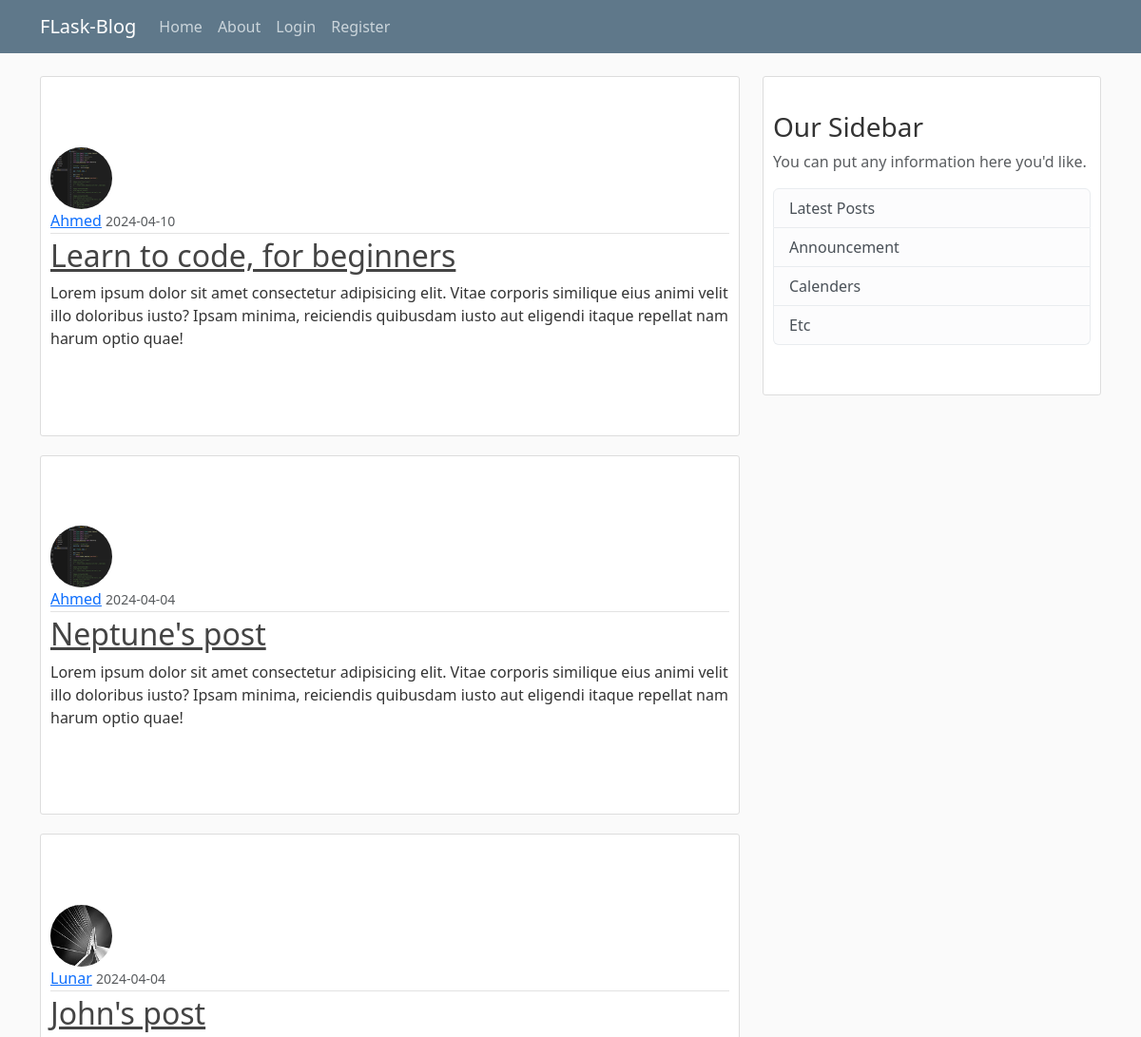
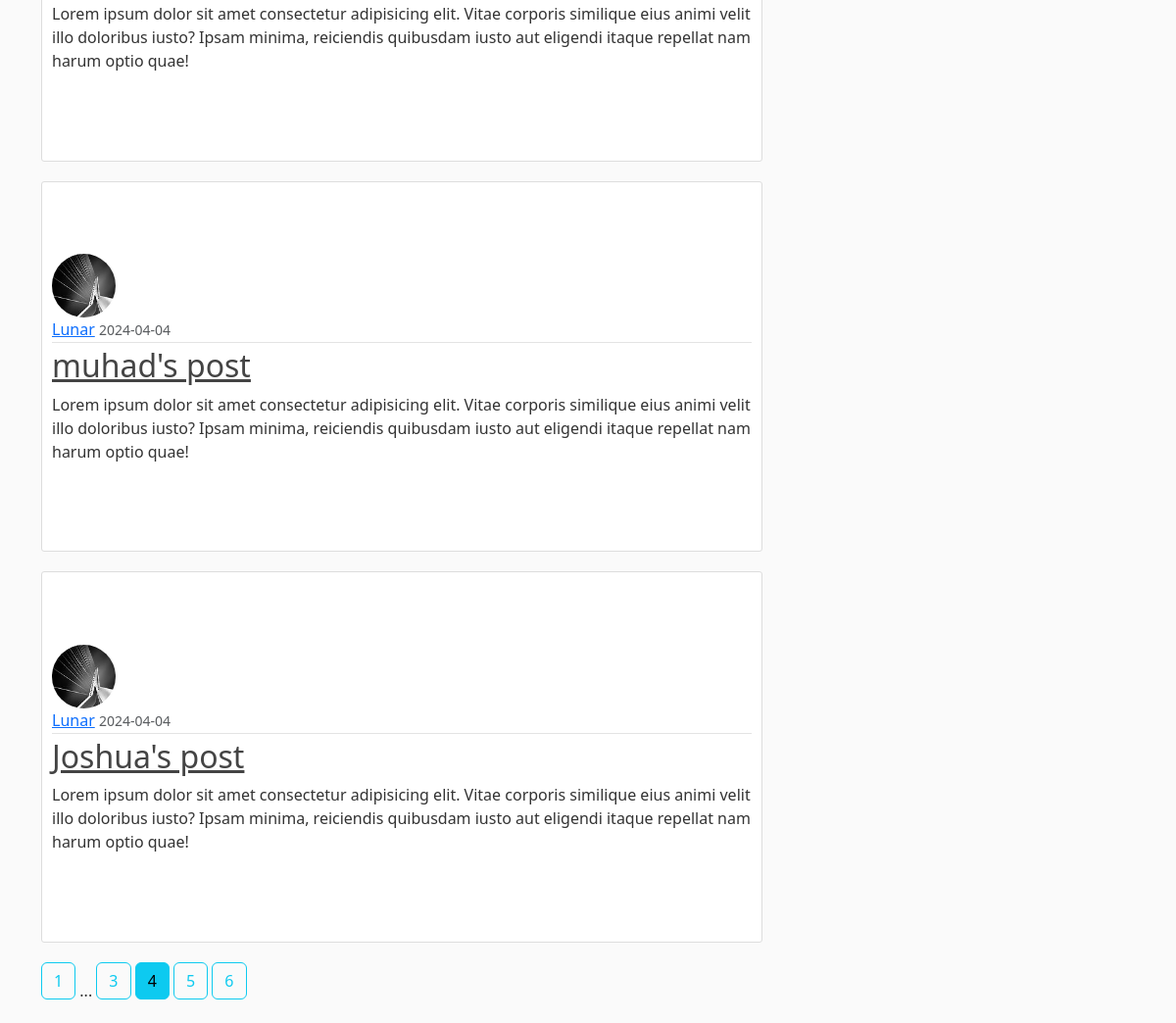
/home?page=4, run on the app's committed database (2 pictures, top to bottom).
### flaskblog/models.py (models this page shows, shortened)
class Post(db.Model):
    id =  db.Column(db.Integer, primary_key=True)
    title = db.Column(db.String(100), nullable=False)
    date_posted = db.Column(db.DateTime, nullable=False, default=datetime.utcnow)
    content = db.Column(db.Text, nullable=False)
    user_id = db.Column(db.Integer, db.ForeignKey('user.id'), nullable=False)

class User(db.Model, UserMixin):
    id = db.Column(db.Integer, primary_key = True)
    username = db.Column(db.String(20), unique=True, nullable=False)
    email = db.Column(db.String(120), unique=True, nullable=False)
    image_file = db.Column(db.String(20), nullable=False, default='default.jpg')
    password = db.Column(db.String(60), nullable=False)
    Posts = db.relationship('Post', backref='author',  lazy=True)

### flaskblog/main/routes.py (the view)
@main.route('/')
@main.route("/home")
def home():
    page = request.args.get('page', 1, type=int)
    posts = Post.query.order_by(Post.date_posted.desc()).paginate(page=page, per_page=5)
    return render_template('home.html', posts=posts)

### flaskblog/templates/home.html
{% extends "layout.html" %}
{% block content%}
    {% for post in posts.items %}
        <article class="media content-section">
            <img class="rounded-circle article-img" src="{{url_for('static', filename='profile_pics/' + post.author.image_file) }}">
            <div class="media-body">
                <div class="article-metadata">
                    <a class="mr-2" href="{{ url_for('posts.new_post',username=post.author.username) }}">{{ post.author.username }}</a>
                    <small class="text-muted">{{ post.date_posted.strftime('%Y-%m-%d') }}</small>
                </div>
                <h2><a class="article-title" href="{{ url_for('posts.post', post_id=post.id) }}">{{ post.title }}</a></h2>
                <p class="article-content">{{ post.content }}</p>
            </div>
        </article>
    {% endfor %}
    {% for page_num in posts.iter_pages(left_edge=1, right_edge=1, left_current=1, right_current=2) %}
    {% if page_num %}
    {% if posts.page == page_num %}
    <a class="btn btn-info mb-4" href="{{ url_for('main.home', page=page_num) }}">{{ page_num }}</a>
    {% else %}
    <a class="btn btn-outline-info mb-4" href="{{ url_for('main.home', page=page_num) }}">{{ page_num }}</a>
    {% endif %}
    {% else %}
    ...
    {% endif %}
    {% endfor %}
{% endblock content %}

### flaskblog/static/main.css (style rules this page uses)
body { background: #fafafa; color: #333333; margin-top: 5rem; }
.content-section { background: #ffffff; padding: 10% 10px; border: 1px solid #dddddd; border-radius: 3px; margin-bottom: 20px; list-style: none; }
.article-title { color: #444444; }
.article-content { white-space: pre-line; }
.article-img { height: 65px; width: 65px; margin-right: 16px; }
.article-metadata { padding-bottom: 1px; margin-bottom: 4px; border-bottom: 1px solid #e3e3e3; }

### data on the page
Post: image_file (picture), author.username "Ahmed", date_posted "2024-04-10", title "Learn to code, for beginners", content "Lorem ipsum dolor sit amet consectetur adipisicing elit. Vitae corporis similique eius animi velit illo doloribus iusto? Ipsam minima, reiciendis quibusdam iusto aut eligendi itaque repellat nam harum optio quae!"
Post: image_file (picture), author.username "Ahmed", date_posted "2024-04-04", title "Neptune's post", content "Lorem ipsum dolor sit amet consectetur adipisicing elit. Vitae corporis similique eius animi velit illo doloribus iusto? Ipsam minima, reiciendis quibusdam iusto aut eligendi itaque repellat nam harum optio quae!"
Post: image_file (placeholder picture), author.username "Lunar", date_posted "2024-04-04", title "John's post", content "Lorem ipsum dolor sit amet consectetur adipisicing elit. Vitae corporis similique eius animi velit illo doloribus iusto? Ipsam minima, reiciendis quibusdam iusto aut eligendi itaque repellat nam harum optio quae!"
Post: image_file (placeholder picture), author.username "Lunar", date_posted "2024-04-04", title "muhad's post", content "Lorem ipsum dolor sit amet consectetur adipisicing elit. Vitae corporis similique eius animi velit illo doloribus iusto? Ipsam minima, reiciendis quibusdam iusto aut eligendi itaque repellat nam harum optio quae!"
Post: image_file (placeholder picture), author.username "Lunar", date_posted "2024-04-04", title "Joshua's post", content "Lorem ipsum dolor sit amet consectetur adipisicing elit. Vitae corporis similique eius animi velit illo doloribus iusto? Ipsam minima, reiciendis quibusdam iusto aut eligendi itaque repellat nam harum optio quae!"

### other printed values
{{ page_num }} "1" "3" "5" "6"
{{ page_num }} "4"
